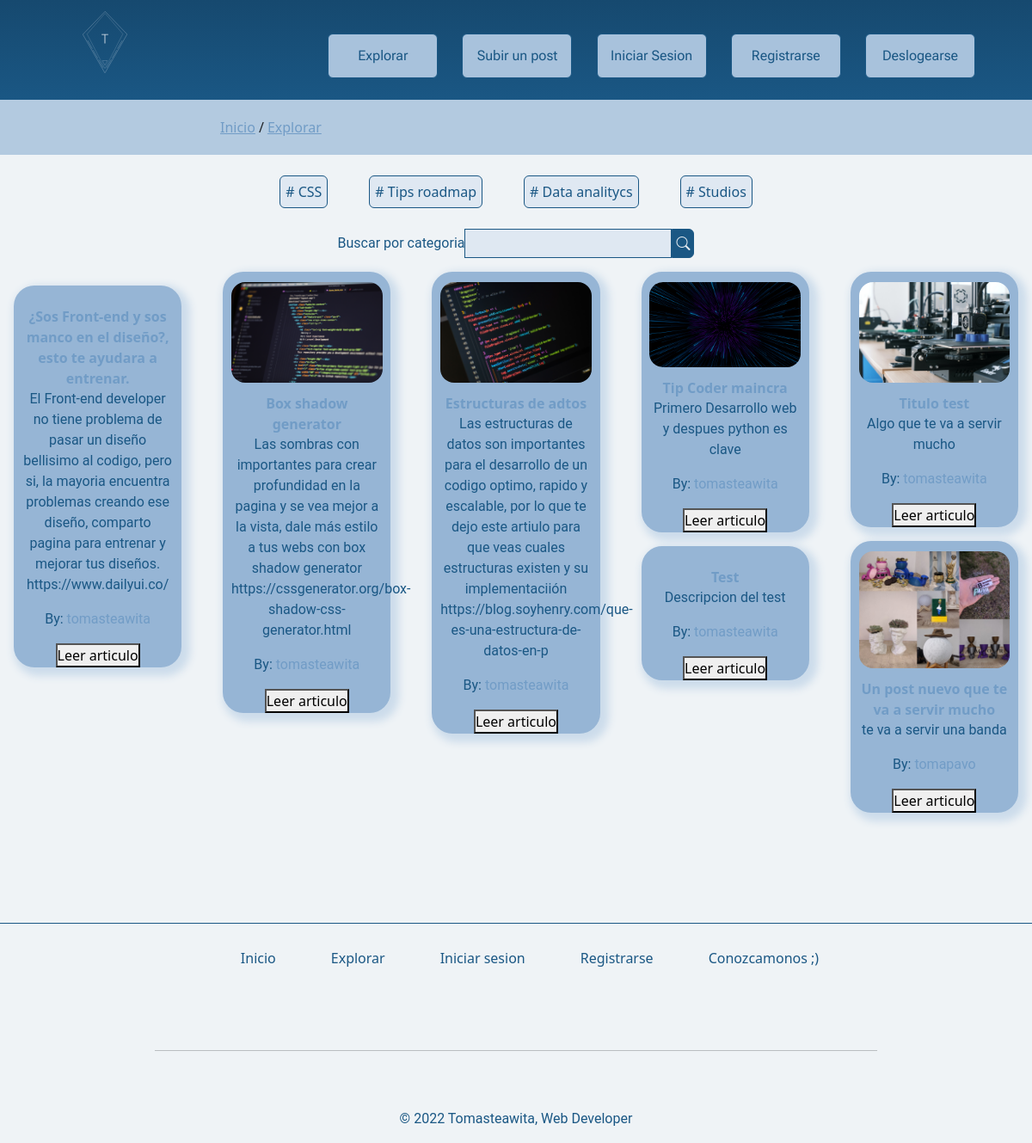
Before: /search/ (signed in) with the older database file.
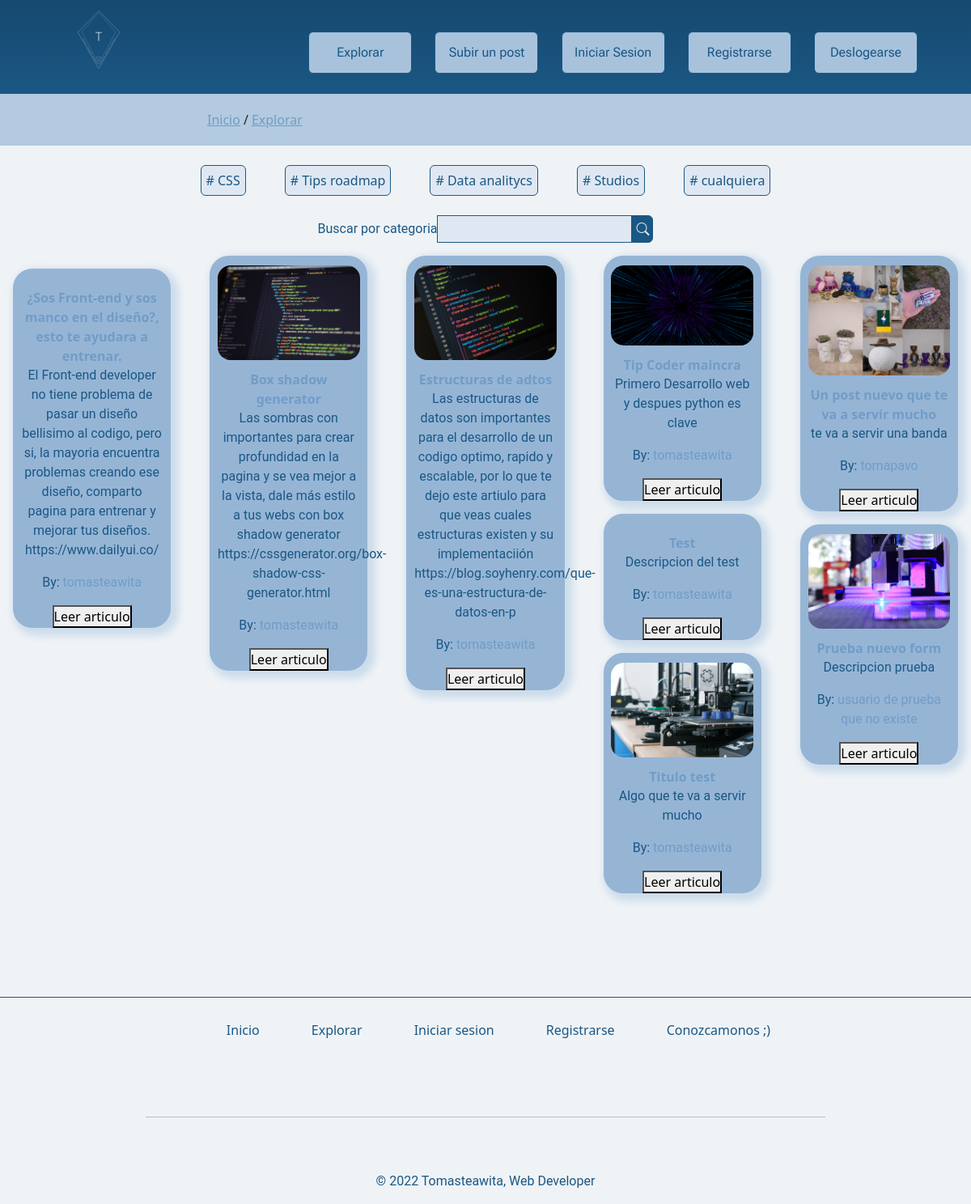
After: the same page with the newer database file.
### app/models.py (models this page shows, shortened)
class Post(models.Model):
    title = models.CharField(max_length=75)
    description = models.CharField(max_length=1024)
    image = models.ImageField(upload_to='image')
    user = models.CharField(max_length=100)
    category = models.CharField(max_length=100)

### app/views.py (the view)
# urls.py: path('search/', search, name="search"),
@login_required
def search(request):
    show_category = Post.objects.all()
    show_category_buttons = []
    for cat in show_category:
        if  cat.category in show_category_buttons:
            pass
        else:
            show_category_buttons.append(cat.category)
    if request.GET.get('category', False):
        category = request.GET['category']
        posts = Post.objects.filter(category__icontains=category)
        return render(request, 'search.html', {'posts': posts,'show_category_buttons':show_category_buttons})
    return render(request, 'search.html', {'show_category': show_category ,'show_category_buttons':show_category_buttons})

### app/templates/search.html (shortened to what this page needs)
{% extends 'main.html' %}
{% load static %}
{% block main %}
    <main class="search">
        <nav class="navigation">
            <div>
                <a href="{% url 'index' %}">Inicio</a><span>/</span><a href="{% url 'search' %}">Explorar</a>
            </div>
        </nav>
        <section class="research">
            <form method="get">
                <div>
                {% for cat in show_category_buttons %}
                    <button type="submit" name="category" value="{{cat}}" id="category" >
                        # {{cat}}
                    </button>
                {% endfor %}
                </div>
            </form>
            <form method="get">
                <label for="category">Buscar por categoria</label>
                <input type="text" name="category" id="category">
                <button type="submit">
                    <i class="bi bi-search"></i>
                </button>
            </form>
        </section>
        <section class="view-post">
            {% if posts %}
                {% for post in posts %}
                    <article class="Tcard">
                        <img src="{{post.image.url}}" alt="">
                        <div>
                            <strong>{{post.title}}</strong>
                            <p>
                                {{post.description}}
                            </p>
                            <p>
                                <span>By: </span><a href="">{{post.user}}</a>
                            </p>
                        </div>
                        <button>
                            Leer articulo
                        </button>
                    </article>
                {% endfor %}
            {% else%}
                {% for post in show_category %}
                    <article class="Tcard">
                        <img src="{{post.image.url}}" alt="">
                        <div>
                            <strong>{{post.title}}</strong>
                            <p>
                                {{post.description}}
                            </p>
                            <p>
                                <span>By: </span><a href="">{{post.user}}</a>
                            </p>
                        </div>
                        <button>
                            Leer articulo
                        </button>
                    </article>
                {% endfor %}
            {% endif %}
        </section>
    </main>
{% endblock %}

Changed rows visible on the page:
added Post: show_category_buttons "cualquiera", image (picture), title "Prueba nuevo form", description "Descripcion prueba", user "usuario de prueba que no existe"
